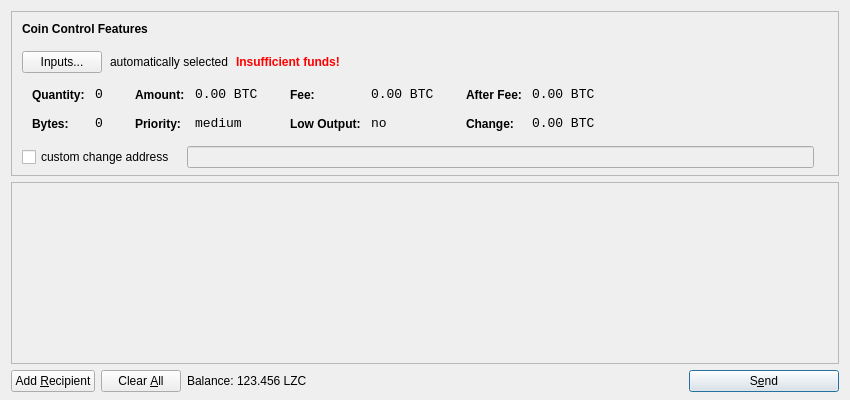
<?xml version="1.0" encoding="UTF-8"?>
<ui version="4.0">
 <class>SendCoinsDialog</class>
 <widget class="QDialog" name="SendCoinsDialog">
  <property name="geometry">
   <rect>
    <x>0</x>
    <y>0</y>
    <width>850</width>
    <height>400</height>
   </rect>
  </property>
  <property name="windowTitle">
   <string>Send Coins</string>
  </property>
  <layout class="QVBoxLayout" name="verticalLayout" stretch="0,1,0">
   <property name="bottomMargin">
    <number>8</number>
   </property>
   <item>
    <widget class="QFrame" name="frameCoinControl">
     <property name="sizePolicy">
      <sizepolicy hsizetype="Expanding" vsizetype="Expanding">
       <horstretch>0</horstretch>
       <verstretch>0</verstretch>
      </sizepolicy>
     </property>
     <property name="maximumSize">
      <size>
       <width>16777215</width>
       <height>16777215</height>
      </size>
     </property>
     <property name="frameShape">
      <enum>QFrame::StyledPanel</enum>
     </property>
     <property name="frameShadow">
      <enum>QFrame::Sunken</enum>
     </property>
     <layout class="QVBoxLayout" name="verticalLayoutCoinControl2">
      <property name="spacing">
       <number>-1</number>
      </property>
      <property name="leftMargin">
       <number>0</number>
      </property>
      <property name="topMargin">
       <number>0</number>
      </property>
      <property name="rightMargin">
       <number>0</number>
      </property>
      <property name="bottomMargin">
       <number>6</number>
      </property>
      <item>
       <layout class="QVBoxLayout" name="verticalLayoutCoinControl" stretch="0,0,0,0,1">
        <property name="spacing">
         <number>0</number>
        </property>
        <property name="leftMargin">
         <number>10</number>
        </property>
        <property name="topMargin">
         <number>10</number>
        </property>
        <item>
         <layout class="QHBoxLayout" name="horizontalLayoutCoinControl1">
          <property name="bottomMargin">
           <number>15</number>
          </property>
          <item>
           <widget class="QLabel" name="labelCoinControlFeatures">
            <property name="sizePolicy">
             <sizepolicy hsizetype="Preferred" vsizetype="Maximum">
              <horstretch>0</horstretch>
              <verstretch>0</verstretch>
             </sizepolicy>
            </property>
            <property name="font">
             <font>
              <weight>75</weight>
              <bold>true</bold>
             </font>
            </property>
            <property name="styleSheet">
             <string notr="true">font-weight:bold;</string>
            </property>
            <property name="text">
             <string>Coin Control Features</string>
            </property>
           </widget>
          </item>
         </layout>
        </item>
        <item>
         <layout class="QHBoxLayout" name="horizontalLayoutCoinControl2" stretch="0,0,0,0">
          <property name="spacing">
           <number>8</number>
          </property>
          <property name="bottomMargin">
           <number>10</number>
          </property>
          <item>
           <widget class="QPushButton" name="pushButtonCoinControl">
            <property name="styleSheet">
             <string notr="true"/>
            </property>
            <property name="text">
             <string>Inputs...</string>
            </property>
           </widget>
          </item>
          <item>
           <widget class="QLabel" name="labelCoinControlAutomaticallySelected">
            <property name="text">
             <string>automatically selected</string>
            </property>
            <property name="margin">
             <number>5</number>
            </property>
           </widget>
          </item>
          <item>
           <widget class="QLabel" name="labelCoinControlInsuffFunds">
            <property name="font">
             <font>
              <weight>75</weight>
              <bold>true</bold>
             </font>
            </property>
            <property name="styleSheet">
             <string notr="true">color:red;font-weight:bold;</string>
            </property>
            <property name="text">
             <string>Insufficient funds!</string>
            </property>
            <property name="margin">
             <number>5</number>
            </property>
           </widget>
          </item>
          <item>
           <spacer name="horizontalSpacerCoinControl">
            <property name="orientation">
             <enum>Qt::Horizontal</enum>
            </property>
            <property name="sizeHint" stdset="0">
             <size>
              <width>40</width>
              <height>1</height>
             </size>
            </property>
           </spacer>
          </item>
         </layout>
        </item>
        <item>
         <widget class="QWidget" name="widgetCoinControl" native="true">
          <property name="sizePolicy">
           <sizepolicy hsizetype="Preferred" vsizetype="Preferred">
            <horstretch>0</horstretch>
            <verstretch>0</verstretch>
           </sizepolicy>
          </property>
          <property name="minimumSize">
           <size>
            <width>0</width>
            <height>0</height>
           </size>
          </property>
          <property name="styleSheet">
           <string notr="true"/>
          </property>
          <layout class="QHBoxLayout" name="horizontalLayoutCoinControl5">
           <property name="margin">
            <number>0</number>
           </property>
           <item>
            <layout class="QHBoxLayout" name="horizontalLayoutCoinControl3" stretch="0,0,0,1">
             <property name="spacing">
              <number>20</number>
             </property>
             <property name="topMargin">
              <number>0</number>
             </property>
             <property name="bottomMargin">
              <number>10</number>
             </property>
             <item>
              <layout class="QFormLayout" name="formLayoutCoinControl1">
               <property name="horizontalSpacing">
                <number>10</number>
               </property>
               <property name="verticalSpacing">
                <number>14</number>
               </property>
               <property name="leftMargin">
                <number>10</number>
               </property>
               <property name="topMargin">
                <number>4</number>
               </property>
               <property name="rightMargin">
                <number>6</number>
               </property>
               <item row="0" column="0">
                <widget class="QLabel" name="labelCoinControlQuantityText">
                 <property name="styleSheet">
                  <string notr="true">font-weight:bold;</string>
                 </property>
                 <property name="text">
                  <string>Quantity:</string>
                 </property>
                 <property name="margin">
                  <number>0</number>
                 </property>
                </widget>
               </item>
               <item row="0" column="1">
                <widget class="QLabel" name="labelCoinControlQuantity">
                 <property name="font">
                  <font>
                   <family>Monospace</family>
                   <pointsize>10</pointsize>
                  </font>
                 </property>
                 <property name="cursor">
                  <cursorShape>IBeamCursor</cursorShape>
                 </property>
                 <property name="contextMenuPolicy">
                  <enum>Qt::ActionsContextMenu</enum>
                 </property>
                 <property name="text">
                  <string notr="true">0</string>
                 </property>
                 <property name="margin">
                  <number>0</number>
                 </property>
                 <property name="textInteractionFlags">
                  <set>Qt::LinksAccessibleByMouse|Qt::TextSelectableByKeyboard|Qt::TextSelectableByMouse</set>
                 </property>
                </widget>
               </item>
               <item row="1" column="0">
                <widget class="QLabel" name="labelCoinControlBytesText">
                 <property name="styleSheet">
                  <string notr="true">font-weight:bold;</string>
                 </property>
                 <property name="text">
                  <string>Bytes:</string>
                 </property>
                </widget>
               </item>
               <item row="1" column="1">
                <widget class="QLabel" name="labelCoinControlBytes">
                 <property name="font">
                  <font>
                   <family>Monospace</family>
                   <pointsize>10</pointsize>
                  </font>
                 </property>
                 <property name="cursor">
                  <cursorShape>IBeamCursor</cursorShape>
                 </property>
                 <property name="contextMenuPolicy">
                  <enum>Qt::ActionsContextMenu</enum>
                 </property>
                 <property name="text">
                  <string notr="true">0</string>
                 </property>
                 <property name="textInteractionFlags">
                  <set>Qt::LinksAccessibleByMouse|Qt::TextSelectableByKeyboard|Qt::TextSelectableByMouse</set>
                 </property>
                </widget>
               </item>
              </layout>
             </item>
             <item>
              <layout class="QFormLayout" name="formLayoutCoinControl2">
               <property name="horizontalSpacing">
                <number>10</number>
               </property>
               <property name="verticalSpacing">
                <number>14</number>
               </property>
               <property name="leftMargin">
                <number>6</number>
               </property>
               <property name="topMargin">
                <number>4</number>
               </property>
               <property name="rightMargin">
                <number>6</number>
               </property>
               <item row="0" column="0">
                <widget class="QLabel" name="labelCoinControlAmountText">
                 <property name="styleSheet">
                  <string notr="true">font-weight:bold;</string>
                 </property>
                 <property name="text">
                  <string>Amount:</string>
                 </property>
                 <property name="margin">
                  <number>0</number>
                 </property>
                </widget>
               </item>
               <item row="0" column="1">
                <widget class="QLabel" name="labelCoinControlAmount">
                 <property name="font">
                  <font>
                   <family>Monospace</family>
                   <pointsize>10</pointsize>
                  </font>
                 </property>
                 <property name="cursor">
                  <cursorShape>IBeamCursor</cursorShape>
                 </property>
                 <property name="contextMenuPolicy">
                  <enum>Qt::ActionsContextMenu</enum>
                 </property>
                 <property name="text">
                  <string notr="true">0.00 BTC</string>
                 </property>
                 <property name="textInteractionFlags">
                  <set>Qt::LinksAccessibleByMouse|Qt::TextSelectableByKeyboard|Qt::TextSelectableByMouse</set>
                 </property>
                </widget>
               </item>
               <item row="1" column="0">
                <widget class="QLabel" name="labelCoinControlPriorityText">
                 <property name="styleSheet">
                  <string notr="true">font-weight:bold;</string>
                 </property>
                 <property name="text">
                  <string>Priority:</string>
                 </property>
                </widget>
               </item>
               <item row="1" column="1">
                <widget class="QLabel" name="labelCoinControlPriority">
                 <property name="font">
                  <font>
                   <family>Monospace</family>
                   <pointsize>10</pointsize>
                  </font>
                 </property>
                 <property name="cursor">
                  <cursorShape>IBeamCursor</cursorShape>
                 </property>
                 <property name="contextMenuPolicy">
                  <enum>Qt::ActionsContextMenu</enum>
                 </property>
                 <property name="text">
                  <string>medium</string>
                 </property>
                 <property name="textInteractionFlags">
                  <set>Qt::LinksAccessibleByMouse|Qt::TextSelectableByKeyboard|Qt::TextSelectableByMouse</set>
                 </property>
                </widget>
               </item>
              </layout>
             </item>
             <item>
              <layout class="QFormLayout" name="formLayoutCoinControl3">
               <property name="horizontalSpacing">
                <number>10</number>
               </property>
               <property name="verticalSpacing">
                <number>14</number>
               </property>
               <property name="leftMargin">
                <number>6</number>
               </property>
               <property name="topMargin">
                <number>4</number>
               </property>
               <property name="rightMargin">
                <number>6</number>
               </property>
               <item row="0" column="0">
                <widget class="QLabel" name="labelCoinControlFeeText">
                 <property name="styleSheet">
                  <string notr="true">font-weight:bold;</string>
                 </property>
                 <property name="text">
                  <string>Fee:</string>
                 </property>
                 <property name="margin">
                  <number>0</number>
                 </property>
                </widget>
               </item>
               <item row="0" column="1">
                <widget class="QLabel" name="labelCoinControlFee">
                 <property name="font">
                  <font>
                   <family>Monospace</family>
                   <pointsize>10</pointsize>
                  </font>
                 </property>
                 <property name="cursor">
                  <cursorShape>IBeamCursor</cursorShape>
                 </property>
                 <property name="contextMenuPolicy">
                  <enum>Qt::ActionsContextMenu</enum>
                 </property>
                 <property name="text">
                  <string notr="true">0.00 BTC</string>
                 </property>
                 <property name="textInteractionFlags">
                  <set>Qt::LinksAccessibleByMouse|Qt::TextSelectableByKeyboard|Qt::TextSelectableByMouse</set>
                 </property>
                </widget>
               </item>
               <item row="1" column="0">
                <widget class="QLabel" name="labelCoinControlLowOutputText">
                 <property name="styleSheet">
                  <string notr="true">font-weight:bold;</string>
                 </property>
                 <property name="text">
                  <string>Low Output:</string>
                 </property>
                </widget>
               </item>
               <item row="1" column="1">
                <widget class="QLabel" name="labelCoinControlLowOutput">
                 <property name="font">
                  <font>
                   <family>Monospace</family>
                   <pointsize>10</pointsize>
                  </font>
                 </property>
                 <property name="cursor">
                  <cursorShape>IBeamCursor</cursorShape>
                 </property>
                 <property name="contextMenuPolicy">
                  <enum>Qt::ActionsContextMenu</enum>
                 </property>
                 <property name="text">
                  <string>no</string>
                 </property>
                 <property name="textInteractionFlags">
                  <set>Qt::LinksAccessibleByMouse|Qt::TextSelectableByKeyboard|Qt::TextSelectableByMouse</set>
                 </property>
                </widget>
               </item>
              </layout>
             </item>
             <item>
              <layout class="QFormLayout" name="formLayoutCoinControl4">
               <property name="horizontalSpacing">
                <number>10</number>
               </property>
               <property name="verticalSpacing">
                <number>14</number>
               </property>
               <property name="leftMargin">
                <number>6</number>
               </property>
               <property name="topMargin">
                <number>4</number>
               </property>
               <property name="rightMargin">
                <number>6</number>
               </property>
               <item row="0" column="0">
                <widget class="QLabel" name="labelCoinControlAfterFeeText">
                 <property name="styleSheet">
                  <string notr="true">font-weight:bold;</string>
                 </property>
                 <property name="text">
                  <string>After Fee:</string>
                 </property>
                 <property name="margin">
                  <number>0</number>
                 </property>
                </widget>
               </item>
               <item row="0" column="1">
                <widget class="QLabel" name="labelCoinControlAfterFee">
                 <property name="font">
                  <font>
                   <family>Monospace</family>
                   <pointsize>10</pointsize>
                  </font>
                 </property>
                 <property name="cursor">
                  <cursorShape>IBeamCursor</cursorShape>
                 </property>
                 <property name="contextMenuPolicy">
                  <enum>Qt::ActionsContextMenu</enum>
                 </property>
                 <property name="text">
                  <string notr="true">0.00 BTC</string>
                 </property>
                 <property name="textInteractionFlags">
                  <set>Qt::LinksAccessibleByMouse|Qt::TextSelectableByKeyboard|Qt::TextSelectableByMouse</set>
                 </property>
                </widget>
               </item>
               <item row="1" column="0">
                <widget class="QLabel" name="labelCoinControlChangeText">
                 <property name="styleSheet">
                  <string notr="true">font-weight:bold;</string>
                 </property>
                 <property name="text">
                  <string>Change:</string>
                 </property>
                </widget>
               </item>
               <item row="1" column="1">
                <widget class="QLabel" name="labelCoinControlChange">
                 <property name="font">
                  <font>
                   <family>Monospace</family>
                   <pointsize>10</pointsize>
                  </font>
                 </property>
                 <property name="cursor">
                  <cursorShape>IBeamCursor</cursorShape>
                 </property>
                 <property name="contextMenuPolicy">
                  <enum>Qt::ActionsContextMenu</enum>
                 </property>
                 <property name="text">
                  <string notr="true">0.00 BTC</string>
                 </property>
                 <property name="textInteractionFlags">
                  <set>Qt::LinksAccessibleByMouse|Qt::TextSelectableByKeyboard|Qt::TextSelectableByMouse</set>
                 </property>
                </widget>
               </item>
              </layout>
             </item>
            </layout>
           </item>
          </layout>
         </widget>
        </item>
        <item>
         <layout class="QHBoxLayout" name="horizontalLayoutCoinControl4" stretch="0,0,0">
          <property name="spacing">
           <number>12</number>
          </property>
          <property name="sizeConstraint">
           <enum>QLayout::SetDefaultConstraint</enum>
          </property>
          <property name="topMargin">
           <number>5</number>
          </property>
          <property name="rightMargin">
           <number>5</number>
          </property>
          <item>
           <widget class="QCheckBox" name="checkBoxCoinControlChange">
            <property name="text">
             <string>custom change address</string>
            </property>
           </widget>
          </item>
          <item>
           <widget class="QLineEdit" name="lineEditCoinControlChange">
            <property name="enabled">
             <bool>false</bool>
            </property>
            <property name="sizePolicy">
             <sizepolicy hsizetype="Expanding" vsizetype="Fixed">
              <horstretch>0</horstretch>
              <verstretch>0</verstretch>
             </sizepolicy>
            </property>
           </widget>
          </item>
          <item>
           <widget class="QLabel" name="labelCoinControlChangeLabel">
            <property name="sizePolicy">
             <sizepolicy hsizetype="Preferred" vsizetype="Expanding">
              <horstretch>0</horstretch>
              <verstretch>0</verstretch>
             </sizepolicy>
            </property>
            <property name="minimumSize">
             <size>
              <width>0</width>
              <height>0</height>
             </size>
            </property>
            <property name="text">
             <string/>
            </property>
            <property name="margin">
             <number>3</number>
            </property>
           </widget>
          </item>
         </layout>
        </item>
        <item>
         <spacer name="verticalSpacerCoinControl">
          <property name="orientation">
           <enum>Qt::Vertical</enum>
          </property>
          <property name="sizeHint" stdset="0">
           <size>
            <width>800</width>
            <height>1</height>
           </size>
          </property>
         </spacer>
        </item>
       </layout>
      </item>
     </layout>
    </widget>
   </item>
   <item>
    <widget class="QScrollArea" name="scrollArea">
     <property name="widgetResizable">
      <bool>true</bool>
     </property>
     <widget class="QWidget" name="scrollAreaWidgetContents">
      <property name="geometry">
       <rect>
        <x>0</x>
        <y>0</y>
        <width>830</width>
        <height>165</height>
       </rect>
      </property>
      <layout class="QVBoxLayout" name="verticalLayout_2">
       <property name="margin">
        <number>0</number>
       </property>
       <item>
        <layout class="QVBoxLayout" name="entries">
         <property name="spacing">
          <number>6</number>
         </property>
        </layout>
       </item>
       <item>
        <spacer name="verticalSpacer">
         <property name="orientation">
          <enum>Qt::Vertical</enum>
         </property>
         <property name="sizeHint" stdset="0">
          <size>
           <width>20</width>
           <height>40</height>
          </size>
         </property>
        </spacer>
       </item>
      </layout>
     </widget>
    </widget>
   </item>
   <item>
    <layout class="QHBoxLayout" name="horizontalLayout">
     <item>
      <widget class="QPushButton" name="addButton">
       <property name="toolTip">
        <string>Send to multiple recipients at once</string>
       </property>
       <property name="text">
        <string>Add &amp;Recipient</string>
       </property>
       <property name="icon">
        <iconset resource="../bitcoin.qrc">
         <normaloff>:/icons/add</normaloff>:/icons/add</iconset>
       </property>
       <property name="autoDefault">
        <bool>false</bool>
       </property>
      </widget>
     </item>
     <item>
      <widget class="QPushButton" name="clearButton">
       <property name="sizePolicy">
        <sizepolicy hsizetype="Minimum" vsizetype="Fixed">
         <horstretch>0</horstretch>
         <verstretch>0</verstretch>
        </sizepolicy>
       </property>
       <property name="toolTip">
        <string>Remove all transaction fields</string>
       </property>
       <property name="text">
        <string>Clear &amp;All</string>
       </property>
       <property name="icon">
        <iconset resource="../bitcoin.qrc">
         <normaloff>:/icons/remove</normaloff>:/icons/remove</iconset>
       </property>
       <property name="autoRepeatDelay">
        <number>300</number>
       </property>
       <property name="autoDefault">
        <bool>false</bool>
       </property>
      </widget>
     </item>
     <item>
      <layout class="QHBoxLayout" name="horizontalLayout_2">
       <property name="spacing">
        <number>3</number>
       </property>
       <item>
        <widget class="QLabel" name="label">
         <property name="text">
          <string>Balance:</string>
         </property>
        </widget>
       </item>
       <item>
        <widget class="QLabel" name="labelBalance">
         <property name="cursor">
          <cursorShape>IBeamCursor</cursorShape>
         </property>
         <property name="text">
          <string>123.456 LZC</string>
         </property>
         <property name="textInteractionFlags">
          <set>Qt::LinksAccessibleByMouse|Qt::TextSelectableByKeyboard|Qt::TextSelectableByMouse</set>
         </property>
        </widget>
       </item>
      </layout>
     </item>
     <item>
      <spacer name="horizontalSpacer">
       <property name="orientation">
        <enum>Qt::Horizontal</enum>
       </property>
       <property name="sizeHint" stdset="0">
        <size>
         <width>40</width>
         <height>20</height>
        </size>
       </property>
      </spacer>
     </item>
     <item>
      <widget class="QPushButton" name="sendButton">
       <property name="minimumSize">
        <size>
         <width>150</width>
         <height>0</height>
        </size>
       </property>
       <property name="toolTip">
        <string>Confirm the send action</string>
       </property>
       <property name="text">
        <string>S&amp;end</string>
       </property>
       <property name="icon">
        <iconset resource="../bitcoin.qrc">
         <normaloff>:/icons/send</normaloff>:/icons/send</iconset>
       </property>
       <property name="default">
        <bool>true</bool>
       </property>
      </widget>
     </item>
    </layout>
   </item>
  </layout>
 </widget>
 <resources>
  <include location="../bitcoin.qrc"/>
 </resources>
 <connections/>
</ui>
